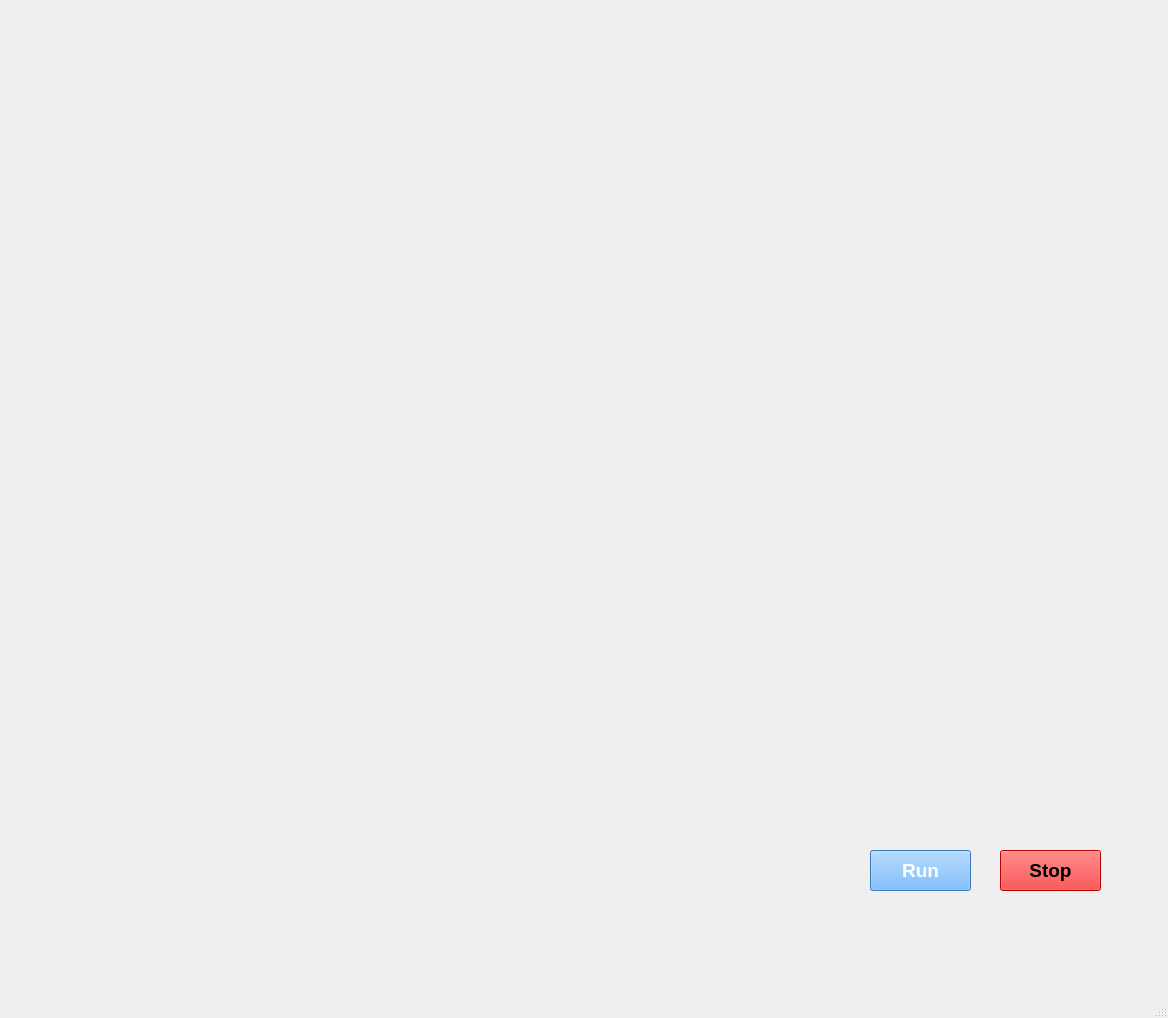
<?xml version="1.0" encoding="UTF-8"?>
<ui version="4.0">
 <class>MainWindow</class>
 <widget class="QMainWindow" name="MainWindow">
  <property name="geometry">
   <rect>
    <x>0</x>
    <y>0</y>
    <width>1168</width>
    <height>1018</height>
   </rect>
  </property>
  <property name="windowTitle">
   <string>MainWindow</string>
  </property>
  <widget class="QWidget" name="centralwidget">
   <widget class="QLabel" name="label">
    <property name="geometry">
     <rect>
      <x>-80</x>
      <y>-30</y>
      <width>1251</width>
      <height>971</height>
     </rect>
    </property>
    <property name="text">
     <string/>
    </property>
    <property name="pixmap">
     <pixmap>../Images/ironman.gif</pixmap>
    </property>
    <property name="scaledContents">
     <bool>true</bool>
    </property>
   </widget>
   <widget class="QPushButton" name="pushButton">
    <property name="geometry">
     <rect>
      <x>870</x>
      <y>850</y>
      <width>101</width>
      <height>41</height>
     </rect>
    </property>
    <property name="font">
     <font>
      <pointsize>14</pointsize>
      <weight>75</weight>
      <bold>true</bold>
     </font>
    </property>
    <property name="styleSheet">
     <string notr="true">background-color: rgb(85, 170, 255);
color: rgb(255, 255, 255);</string>
    </property>
    <property name="text">
     <string>Run</string>
    </property>
   </widget>
   <widget class="QPushButton" name="pushButton_2">
    <property name="geometry">
     <rect>
      <x>1000</x>
      <y>850</y>
      <width>101</width>
      <height>41</height>
     </rect>
    </property>
    <property name="font">
     <font>
      <pointsize>14</pointsize>
      <weight>75</weight>
      <bold>true</bold>
     </font>
    </property>
    <property name="styleSheet">
     <string notr="true">background-color: rgb(255, 0, 0);
color: rgb(0, 0, 0);
</string>
    </property>
    <property name="text">
     <string>Stop</string>
    </property>
   </widget>
   <widget class="QLabel" name="label_2">
    <property name="geometry">
     <rect>
      <x>60</x>
      <y>20</y>
      <width>331</width>
      <height>151</height>
     </rect>
    </property>
    <property name="text">
     <string/>
    </property>
    <property name="pixmap">
     <pixmap>../Images/T8bahf.gif</pixmap>
    </property>
    <property name="scaledContents">
     <bool>true</bool>
    </property>
   </widget>
  </widget>
  <widget class="QMenuBar" name="menubar">
   <property name="geometry">
    <rect>
     <x>0</x>
     <y>0</y>
     <width>1168</width>
     <height>26</height>
    </rect>
   </property>
  </widget>
  <widget class="QStatusBar" name="statusbar"/>
 </widget>
 <resources/>
 <connections/>
</ui>
